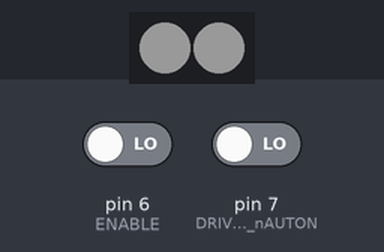
A sketch run on a simulated Arduino Uno, built with avr-gcc and run on an emulated ATmega328P. Shown: 2 RGB LEDs in strip order, left to right. The test bench sets the inputs (shaded band); at power-on: pin 6 (ENABLE) LOW, pin 7 (DRIVER_nAUTON) LOW. Dim RGB values are drawn brighter than linear.

Above: at 2.2 s.
2.3 s: pin 6 (ENABLE) driven HIGH
At 3.0 s:
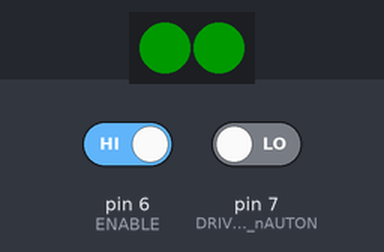
5.3 s: pin 6 (ENABLE) driven LOW
At 6.5 s:
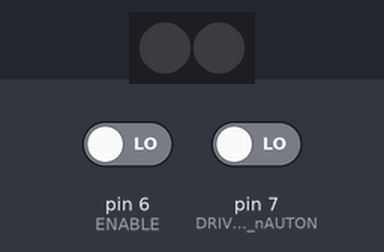
6.8 s: pin 6 (ENABLE) driven HIGH and pin 7 (DRIVER_nAUTON) driven HIGH
At 9.4 s:
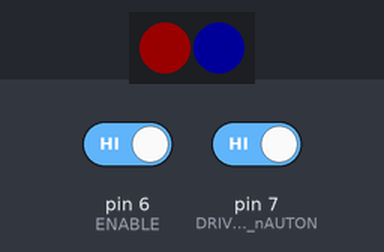
9.8 s: pin 6 (ENABLE) driven LOW
At 10.2 s:
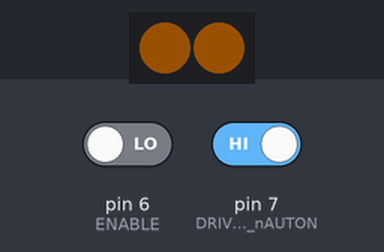
Timing chart, 0 to 14.3 s (numbered marks = the images above; inputs shaded):
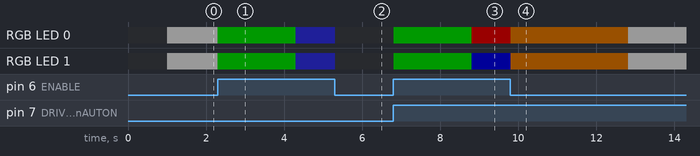

Measured:
- after the input at 2.3 s, RGB LED 0, RGB LED 1: RGB(25, 25, 25) → RGB(0, 25, 0) at once, → RGB(5, 5, 25) 2.0 s later
- after the input at 5.3 s, RGB LED 0, RGB LED 1: RGB(5, 5, 25) → off at once
- after the input at 6.8 s, RGB LED 0: off → RGB(0, 25, 0) at once, → RGB(25, 0, 0) 2.0 s later; RGB LED 1: off → RGB(0, 25, 0) at once, → RGB(0, 0, 25) 2.0 s later
- after the input at 9.8 s, RGB LED 0: RGB(25, 0, 0) → RGB(25, 13, 0) at once, → RGB(25, 25, 25) 3.0 s later; RGB LED 1: RGB(0, 0, 25) → RGB(25, 13, 0) at once, → RGB(25, 25, 25) 3.0 s later

The sketch:

hikaru.ino
```cpp
#include <Adafruit_NeoPixel.h>

#define DRIVER_nAUTON 7
#define ENABLE 6
#define STRIP 5

#define SECOND 1000

#define START_FLASH_TIME 2 * SECOND
#define END_FLASH_TIME 3 * SECOND

#define PER_SEGMENT 1
#define NUM_SEGMENTS 2
#define NUM_PIXELS PER_SEGMENT * NUM_SEGMENTS
#define PER_SIDE NUM_PIXELS / 2

#define BRIGHTNESS 25

Adafruit_NeoPixel pixels(NUM_PIXELS, STRIP, NEO_GRB + NEO_KHZ800);

enum FIELD_STATE {
  IDLE,
  AUTO,
  SCORING,
  DRIVER,
  ROBOT_SKILLS,
  END_MATCH
};

int driver;
int enabled;

int state = IDLE;

bool starting = true;

unsigned long effectTime;
unsigned long startTime;

void ledSetAll(uint8_t r, uint8_t g, uint8_t b){
  for(uint16_t i = 0; i < NUM_PIXELS; i++){
    pixels.setPixelColor(i, r, g, b);
  }
  pixels.show();
}

void ledSetHalves(uint8_t r1, uint8_t g1, uint8_t b1, uint8_t r2, uint8_t g2, uint8_t b2){
  for(uint16_t i = 0; i < PER_SIDE; i++){
    pixels.setPixelColor(i, r1, g1, b1);
  }
  for(uint16_t i = PER_SIDE; i < NUM_PIXELS; i++){
    pixels.setPixelColor(i, r2, g2, b2);
  }
  pixels.show();
}

void changeHappened(){
  effectTime = startTime = millis();
  starting = true;
}

unsigned long getEffectTime(){
  return(millis() - effectTime);
}

unsigned long getSectionTime(){
  return(millis() - startTime);
}

void makeDriver() {
  changeHappened();
  ledSetAll(0, 255, 0);
  state = DRIVER;
}

void makeScoring(){
  ledSetAll(0, 0, 0);
  changeHappened();
  state = SCORING;
}

void makeSkills(){
  changeHappened();
  state = ROBOT_SKILLS;
}

void makeAuto(){
  changeHappened();
  state = AUTO;
  ledSetAll(0, 255, 0);
}

void makeEndMatch(){
  changeHappened();
  state = END_MATCH;
  ledSetAll(255, 131, 0);
}

void makeIdle(){
  changeHappened();
  ledSetAll(255, 255, 255);
  state = IDLE;
}

void confusedDefault(){
  makeIdle();
}

void stateEndMatch(){
  if(getSectionTime() > END_FLASH_TIME){
    makeIdle();
  }
}

void stateSkills(){
  if(!ENABLE){
    makeEndMatch();
  }
}

void stateIdle(){
  if(enabled){
    if(driver){
      makeSkills();
    } else {
      makeAuto();
    }
  }
}

void stateDriver(){
  if(starting && getSectionTime() > START_FLASH_TIME) {
    starting = false;
    ledSetHalves(255, 0, 0, 0, 0, 255);
  }
  if(!enabled){
    makeEndMatch();
  }
}

void stateAuto(){
  if(starting && getSectionTime() > START_FLASH_TIME) {
    starting = false;
    ledSetAll(50, 50, 255);
  }

  if(!enabled){
    makeScoring();
  }
}

void stateScoring(){
  if(enabled){
    if(driver){
      makeDriver();
    } else {
      confusedDefault();
    }
  }
}

void setup(){
  pinMode(DRIVER_nAUTON, INPUT);
  pinMode(ENABLE, INPUT);
  pixels.begin();
  pixels.setBrightness(BRIGHTNESS);

  ledSetAll(0, 0, 0);
  delay(1000);

  makeIdle();
}

void loop() {
  driver = digitalRead(DRIVER_nAUTON);
  enabled = digitalRead(ENABLE);

  switch(state) {
      case IDLE:
        stateIdle();
        break;
      case AUTO:
        stateAuto();
        break;
      case DRIVER:
        stateDriver();
        break;
      case SCORING:
        stateScoring();
        break;
      case ROBOT_SKILLS:
        stateSkills();
        break;
      case END_MATCH:
        stateEndMatch();
        break;
  }

  delay(20);
}
```
